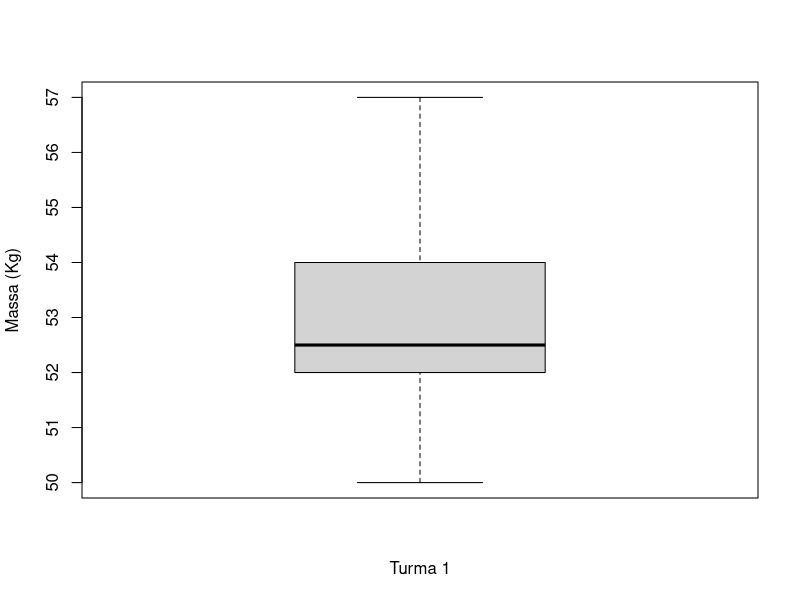

The R source for this figure:
# Exemplo Box Plot
x <- c(52, 54, 50, 57, 52, 53)
mean(x)
sd(x)
median(x)
boxplot(x,
        xlab="Turma 1",
        ylab="Massa (Kg)")

# Sequência com incremento de 2 em 2
y <- seq(1, 1000000, 2)
y

# Sequência com incremento de 1 em 1 (sintaxe resumida)
z <- 1:500
z

# Repetição
rep1 <- rep(1, 10)
rep2 <- c(rep(1, 5), 2, 3, 4)
rep1
rep2

# Apresentar posição específica vetor
vt1 <- 5:1
vt1[3]
vt1[2:4]
vt1[c(2,4)]
vt1[vt1<4]
vt1[-2]

# Matrizes
mat1 <- matrix(c(1:10), 2, 5, 1)
mat1
mat2 <- matrix(c(1:10), 2, 5)
mat2

# Resumo
summary(mat1)
summary(mat2)

# Adicionando colunas e linhas na Matriz
mat3 <- cbind(mat1, 1:2)
mat3
